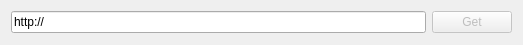
<?xml version="1.0" encoding="UTF-8"?>
<ui version="4.0">
 <class>NewFromUrlDialog</class>
 <widget class="QDialog" name="NewFromUrlDialog">
  <property name="geometry">
   <rect>
    <x>0</x>
    <y>0</y>
    <width>523</width>
    <height>45</height>
   </rect>
  </property>
  <property name="windowTitle">
   <string>Dialog</string>
  </property>
  <layout class="QGridLayout" name="gridLayout">
   <item row="0" column="0">
    <widget class="QLineEdit" name="leUrl">
     <property name="text">
      <string>http://</string>
     </property>
    </widget>
   </item>
   <item row="0" column="1">
    <widget class="QPushButton" name="btGet">
     <property name="enabled">
      <bool>false</bool>
     </property>
     <property name="text">
      <string>Get</string>
     </property>
    </widget>
   </item>
  </layout>
 </widget>
 <resources/>
 <connections/>
</ui>
